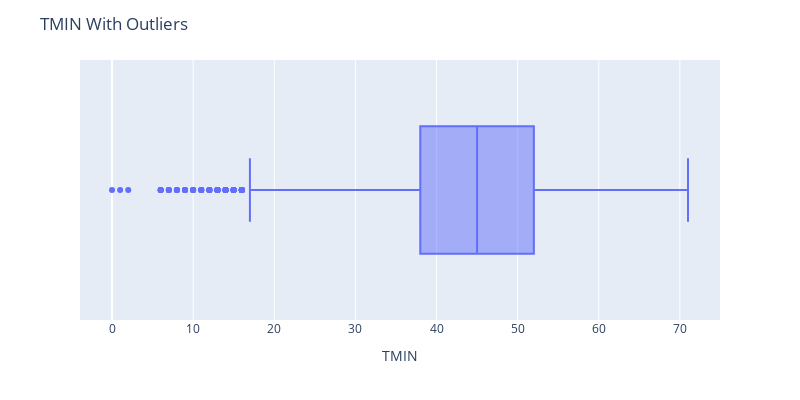
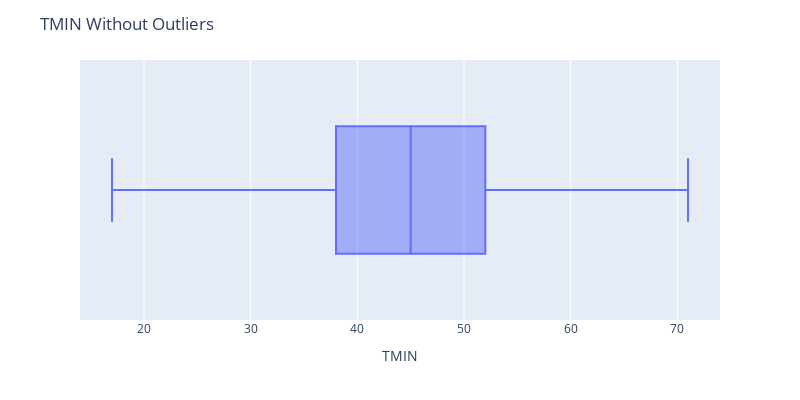

Notebook code cell kept with these figures, in order:
### Markdown cell above
**TMIN**

### Code cell
# Detect

fig = px.box(df, x='TMIN')
fig.update_layout(
    title='TMIN With Outliers',
    width=800, 
    height=400,
)
fig.show()

# Identify
lower_bound, upper_bound = get_bounds(df['TMIN'])
print(f'Lower Bound:{lower_bound}\nUpper Bound: {upper_bound}')

# Drop

df_TMIN = df[(df['TMIN'] >= lower_bound) & (df['TMIN'] <= upper_bound)]

# Visualize

fig = px.box(df_TMIN, x='TMIN')
fig.update_layout(
    title='TMIN Without Outliers',
    width=800, 
    height=400,
)
fig.show()

### Figure 1 — Plotly figure (JSON) as saved in the notebook; plotly's stock layout.template omitted (floating-point values rounded to 4 significant figures; data arrays with more than 128 entries replaced by an {"elided": "..."} marker saying what was removed)
{"data": [{"alignmentgroup": "True", "hovertemplate": "TMIN=%{x}<extra></extra>", "legendgroup": "", "marker": {"color": "#636efa"}, "name": "", "notched": false, "offsetgroup": "", "orientation": "h", "showlegend": false, "type": "box", "x": {"elided": "25551 int values"}, "x0": " ", "xaxis": "x", "y0": " ", "yaxis": "y"}], "layout": {"boxmode": "group", "height": 400, "legend": {"tracegroupgap": 0}, "margin": {"t": 60}, "title": {"text": "TMIN With Outliers"}, "width": 800, "xaxis": {"anchor": "y", "domain": [0, 1], "title": {"text": "TMIN"}}, "yaxis": {"anchor": "x", "domain": [0, 1]}}}

### Figure 2 — Plotly figure (JSON) as saved in the notebook; plotly's stock layout.template omitted (floating-point values rounded to 4 significant figures; data arrays with more than 128 entries replaced by an {"elided": "..."} marker saying what was removed)
{"data": [{"alignmentgroup": "True", "hovertemplate": "TMIN=%{x}<extra></extra>", "legendgroup": "", "marker": {"color": "#636efa"}, "name": "", "notched": false, "offsetgroup": "", "orientation": "h", "showlegend": false, "type": "box", "x": {"elided": "25459 int values"}, "x0": " ", "xaxis": "x", "y0": " ", "yaxis": "y"}], "layout": {"boxmode": "group", "height": 400, "legend": {"tracegroupgap": 0}, "margin": {"t": 60}, "title": {"text": "TMIN Without Outliers"}, "width": 800, "xaxis": {"anchor": "y", "domain": [0, 1], "title": {"text": "TMIN"}}, "yaxis": {"anchor": "x", "domain": [0, 1]}}}
